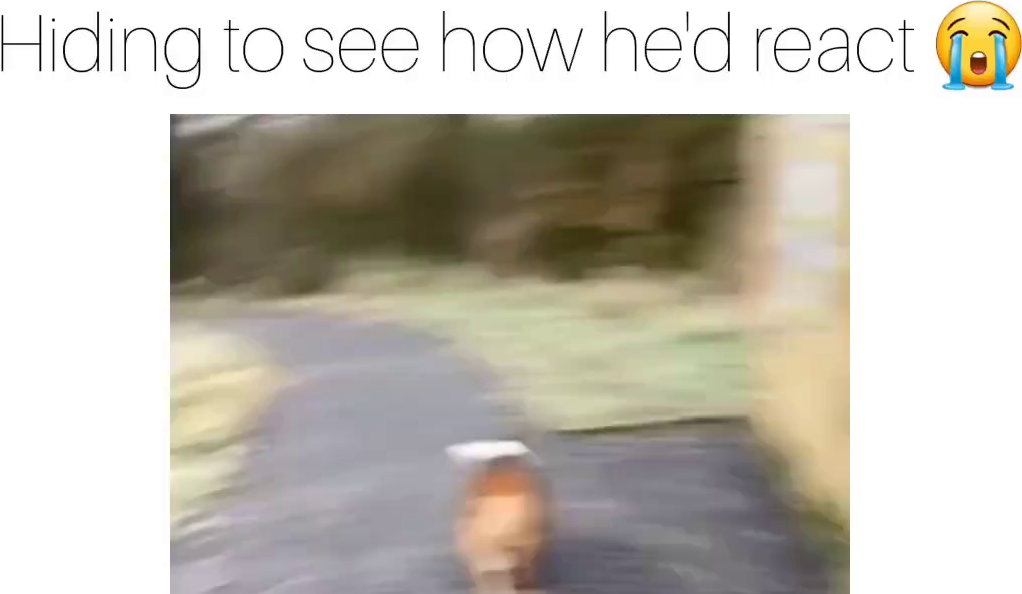
#> input picture temp/ocrtext.png, 1022 x 594 px
$ python -i posize.py   (imports and definitions only)
#> lines starting #> are read from the running program, lines starting #| are printed output that depends on the picture; after the words box and inside, x2 and y2 are one past the last pixel; in counts of white or black regions, pixels touching at a corner belong together
import cv2

class ImageDetector:
    def __init__(self, image_path, min_width=100, min_height=100):
        self.image_path = image_path
        self.min_width = min_width
        self.min_height = min_height
        self.image = None
        self.gray_image = None
        self.binary_image = None
        self.contours = None

    def load_image(self):
        self.image = cv2.imread(self.image_path)
#> self.image is the input picture: shape (594, 1022, 3); mean B, G, R 181.8, 191.8, 196.3
        if self.image is None:
            raise ValueError("Image not found or unable to load.")
        return self.image

    def convert_to_grayscale(self):
        self.gray_image = cv2.cvtColor(self.image, cv2.COLOR_BGR2GRAY)
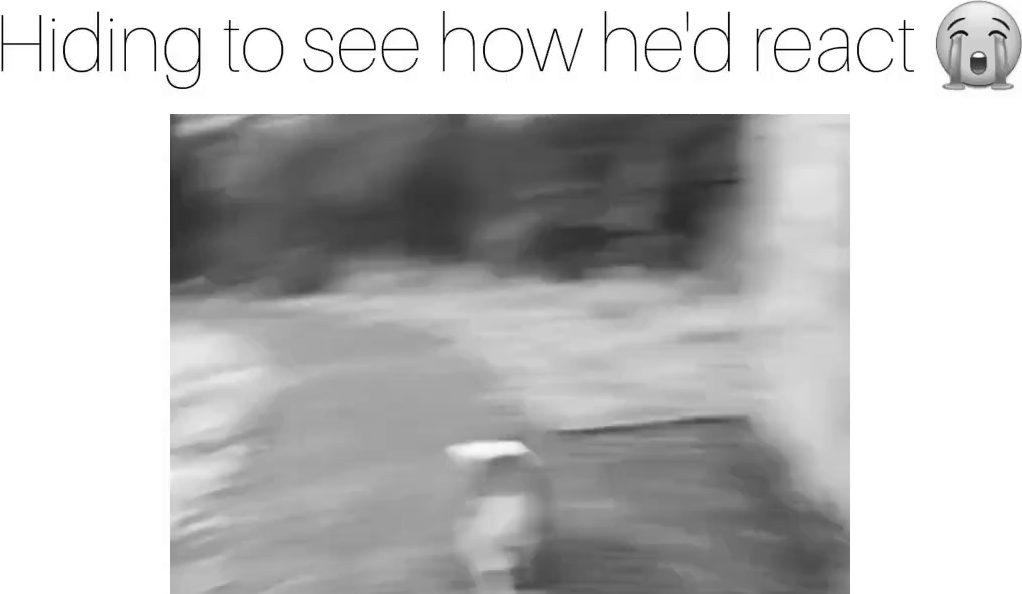
#> self.gray_image: shape (594, 1022); min 0, max 255, mean 192
        return self.gray_image

    def apply_threshold(self):
        _, self.binary_image = cv2.threshold(self.gray_image, 240, 255, cv2.THRESH_BINARY_INV)
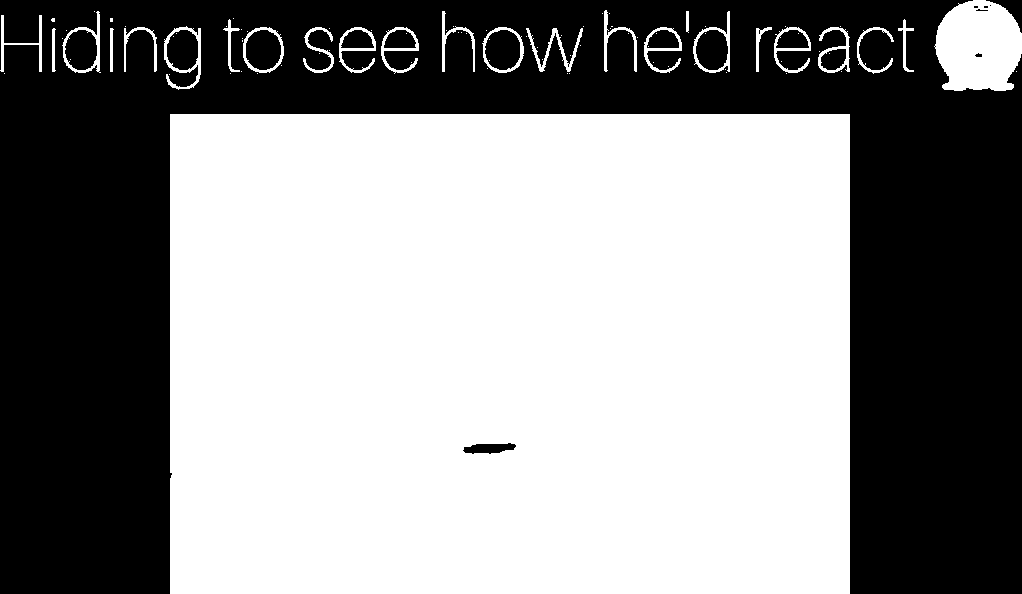
#> self.binary_image: shape (594, 1022); 56.1% white; 18 black regions (4 under 20 px)
        return self.binary_image

    def find_contours(self):
        self.contours, _ = cv2.findContours(self.binary_image, cv2.RETR_EXTERNAL, cv2.CHAIN_APPROX_SIMPLE)
#> self.contours = 82 contours, 57 with area under 20; largest, box (x1, y1, x2, y2) and area: (170, 114, 850, 594) 325234, (934, 0, 1022, 91) 6300, (164, 26, 201, 90) 1493, (482, 27, 524, 73) 1464, (243, 27, 284, 73) 1464
        return self.contours

    def detect_main_image(self):
        main_x, main_y, main_w, main_h = 0, 0, 0, 0
        for contour in self.contours:
            x, y, w, h = cv2.boundingRect(contour)
            if w > self.min_width and h > self.min_height:
                main_x, main_y, main_w, main_h = x, y, w, h
                cv2.rectangle(self.image, (x, y), (x+w, y+h), (0, 255, 0), 2)
#> this loop made 82 passes
#> (x, y, w, h, main_x, main_y, main_w, main_h) on pass 1: (170, 114, 680, 480, 170, 114, 680, 480)
#> (x, y, w, h) on passes 2 to 7: (169, 74, 1, 1), (786, 73, 1, 1), (569, 73, 1, 1), (567, 73, 1, 1), (257, 73, 1, 1), (230, 73, 1, 1)
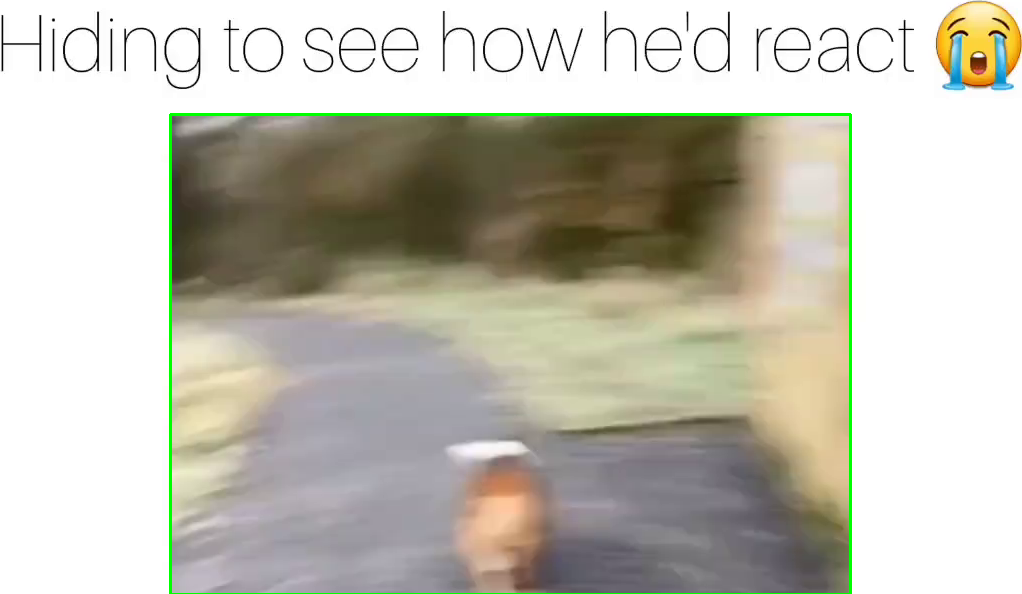
#> self.image: shape (594, 1022, 3); 0.92% of pixels changed, all inside (x1, y1, x2, y2) = (169, 113, 852, 594)
                #print(f"Position: ({x}, {y}), Width: {w}, Height: {h}")
        return main_x, main_y, main_w, main_h

    def display_image(self):
        cv2.imshow('Detected Objects', self.image)
        cv2.waitKey(0)
        cv2.destroyAllWindows()

    def process_image(self):
        self.load_image()
        self.convert_to_grayscale()
        self.apply_threshold()
        self.find_contours()
        self.detect_main_image()
        # [7 lines of commented-out code are left out]

>>> result = ImageDetector('temp/ocrtext.png').process_image()

$ run again, on temp/snapshot.png
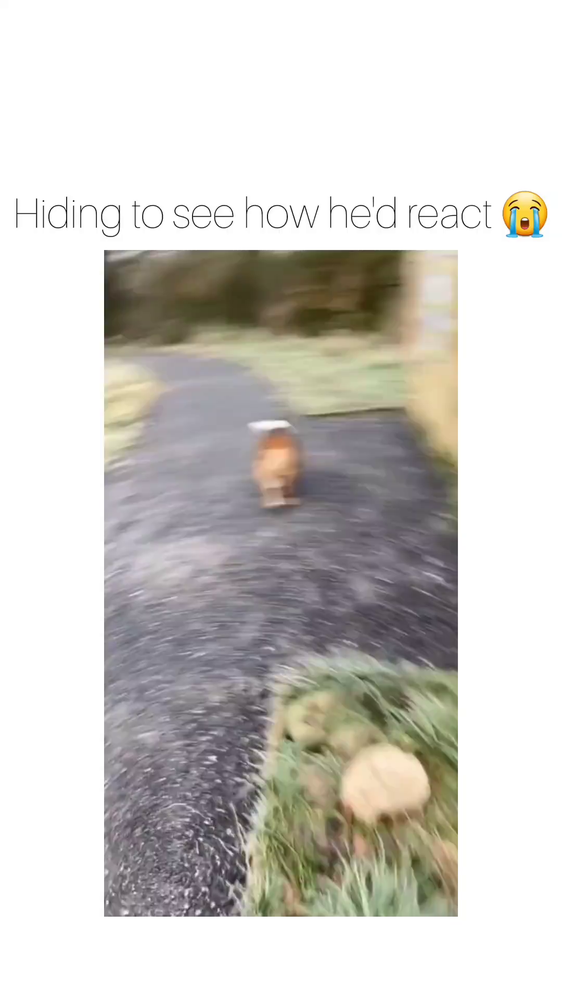
#> input picture temp/snapshot.png, 562 x 1000 px, shrunk from 1080 x 1920 before the run
#> in load_image, self.image is the input picture: shape (1000, 562, 3); mean B, G, R 200.8, 205.4, 207.9
#> in apply_threshold, `_, self.binary_image = cv2.threshold(self.gray_image, 240, 255, cv2.TH..`:
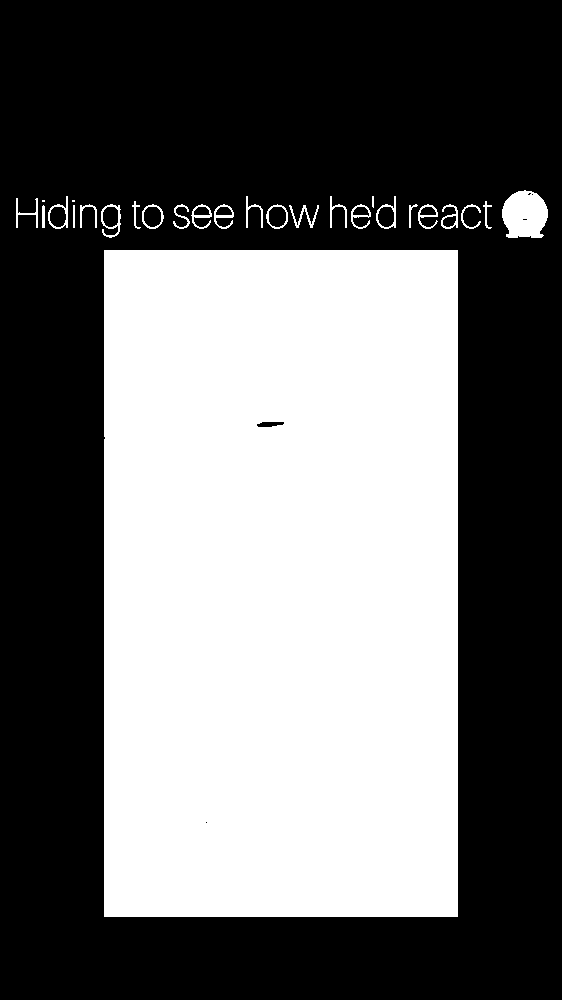
#> self.binary_image: shape (1000, 562); 42.8% white; 27 white regions (2 under 20 px)
#> self.contours = 27 contours, 3 with area under 20; largest, box (x1, y1, x2, y2) and area: (104, 250, 458, 917) 235096, (502, 190, 548, 238) 1688, (101, 204, 121, 238) 408, (142, 204, 164, 229) 396, (266, 204, 288, 229) 395
#> the loop in detect_main_image, `for contour in self.contours:` made 27 passes
#> (x, y, w, h, main_x, main_y, main_w, main_h) on pass 1: (104, 250, 354, 667, 104, 250, 354, 667)
#> after the loop in detect_main_image, `for contour in self.contours:`:
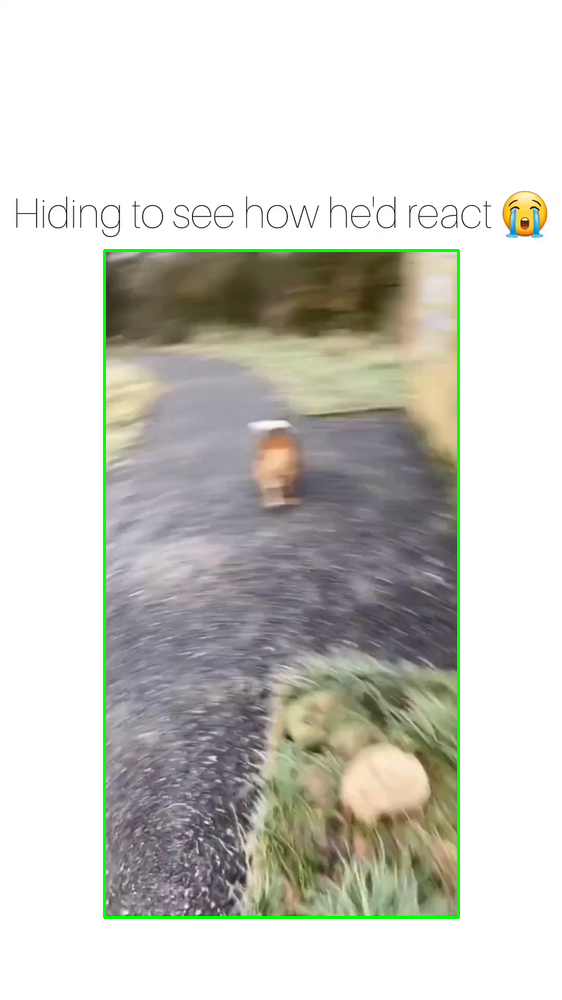
#> self.image: shape (1000, 562, 3); 1.09% of pixels changed, all inside (x1, y1, x2, y2) = (103, 249, 460, 919)
